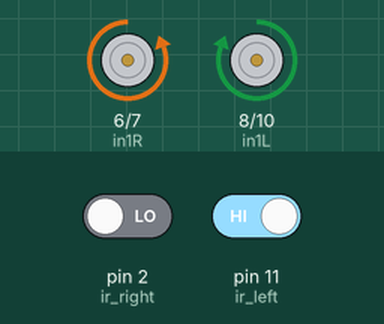
The sketch below on a simulated Arduino Uno, built with avr-gcc and run on an emulated ATmega328P. Shown: motor-driver pin pairs drawn as motors (green arrow = first pin HIGH = forward, orange = second pin HIGH = backward, longer = more drive, scaled by the enable pin). The inputs (shaded band) are chosen by the test bench; at power-on: pin 2 (ir_right) LOW, pin 11 (ir_left) HIGH.

Above: at 1.2 s.
1.3 s: pin 2 (ir_right) driven HIGH
At 2.1 s:
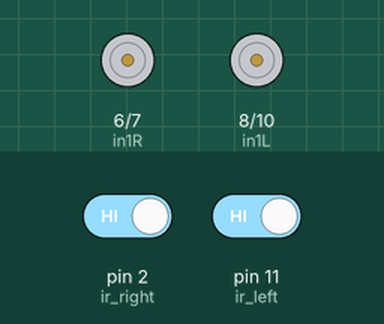
2.8 s: pin 11 (ir_left) driven LOW
At 3.2 s:
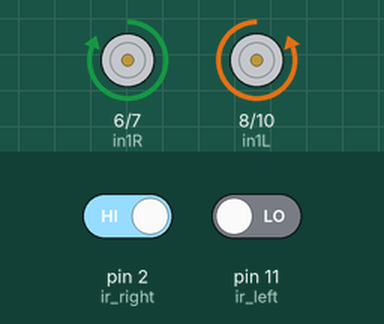
4.3 s: pin 2 (ir_right) driven LOW
At 5.5 s:
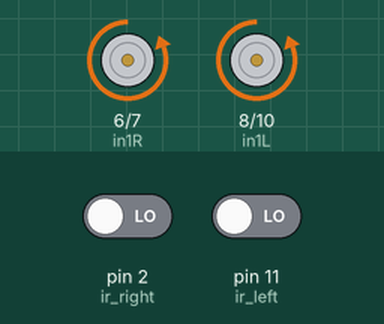
5.8 s: pin 11 (ir_left) driven HIGH
At 6.7 s:
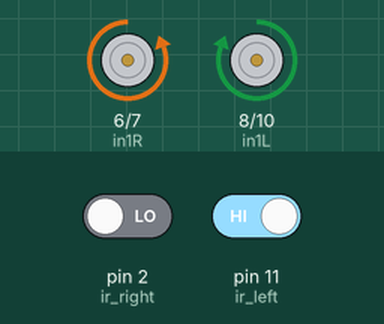
Timing chart, 0 to 8.3 s (numbered marks = the images above; inputs shaded):
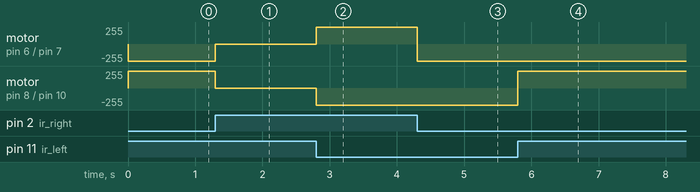

Measured:
- after the input at 1.3 s, motor on pin 6 (in1R) / pin 7 (in2R): backward 255/255 → stopped at once; motor on pin 8 (in1L) / pin 10 (in2L): forward 255/255 → stopped at once
- after the input at 2.8 s, motor on pin 6 (in1R) / pin 7 (in2R): stopped → forward 255/255 at once; motor on pin 8 (in1L) / pin 10 (in2L): stopped → backward 255/255 at once
- after the input at 4.3 s, motor on pin 6 (in1R) / pin 7 (in2R): forward 255/255 → backward 255/255 at once
- after the input at 5.8 s, motor on pin 8 (in1L) / pin 10 (in2L): backward 255/255 → forward 255/255 at once

The sketch:

Line_Follower_Bot.ino
```cpp
//Line follower bot using 2 IR sensors
//Motor Connections
//Right
int enableR = 3;
int in1R = 6;
int in2R = 7;
//Left
int enableL = 5;
int in1L = 8;
int in2L = 10;
//Sensor Pins
int ir_left = 11;
int ir_right = 2;
int sensor_left;
int sensor_right;
void setup() {
  pinMode(enableR, OUTPUT);
  pinMode(in1R,OUTPUT);
  pinMode(in2R,OUTPUT);
  pinMode(enableL, OUTPUT);
  pinMode(in1L,OUTPUT);
  pinMode(in2L,OUTPUT);
  pinMode(ir_right,INPUT);
  pinMode(ir_left,INPUT);
  digitalWrite(enableR,HIGH);
  digitalWrite(enableL,HIGH);
}
void loop() {
  sensor_left = digitalRead(ir_left);//Getting readings from both the sensors
  sensor_right = digitalRead(ir_right);
  //0 is white and 1 is black
  if (sensor_left == 0 && sensor_right == 0){// Both sense white
    front();//Move forward
  }
  else if (sensor_left == 1 && sensor_right == 1){//Both sense black
    hault();//Stop
  }
  else if (sensor_left == 1 && sensor_right == 0){//Left senses black
    left();//Move left
    delayMicroseconds(100);
  }
  else if (sensor_left == 0 && sensor_right == 1){//Right senses black
    right();//Move right
    delayMicroseconds(100);
  }
}
void right()
{
  digitalWrite(in1R,HIGH);
  digitalWrite(in2R,LOW);
  digitalWrite(in1L,LOW);
  digitalWrite(in2L,HIGH);
}
void left()
{
  digitalWrite(in1R,LOW);
  digitalWrite(in2R,HIGH);
  digitalWrite(in1L,HIGH);
  digitalWrite(in2L,LOW);
}
void hault()
{
  digitalWrite(in1R,LOW);
  digitalWrite(in2R,LOW);
  digitalWrite(in1L,LOW);
  digitalWrite(in2L,LOW);
}
void front()
{
  digitalWrite(in1R,LOW);
  digitalWrite(in2R,HIGH);
  digitalWrite(in1L,LOW);
  digitalWrite(in2L,HIGH);
}
```
